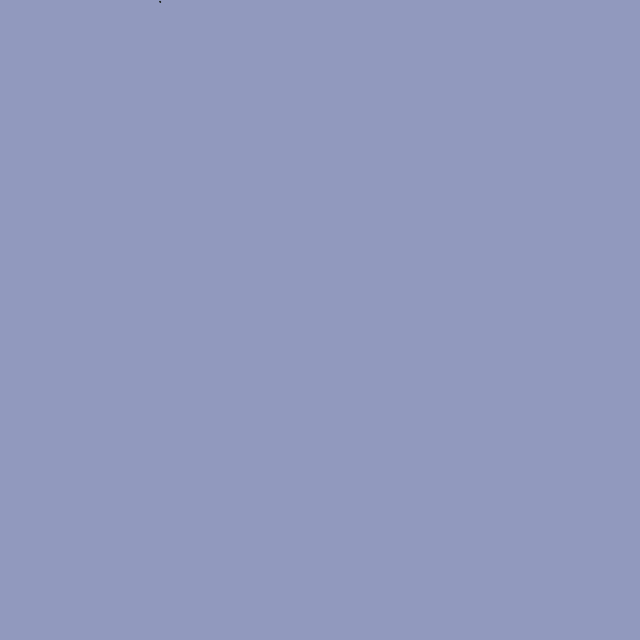
Frame 1 (no input)
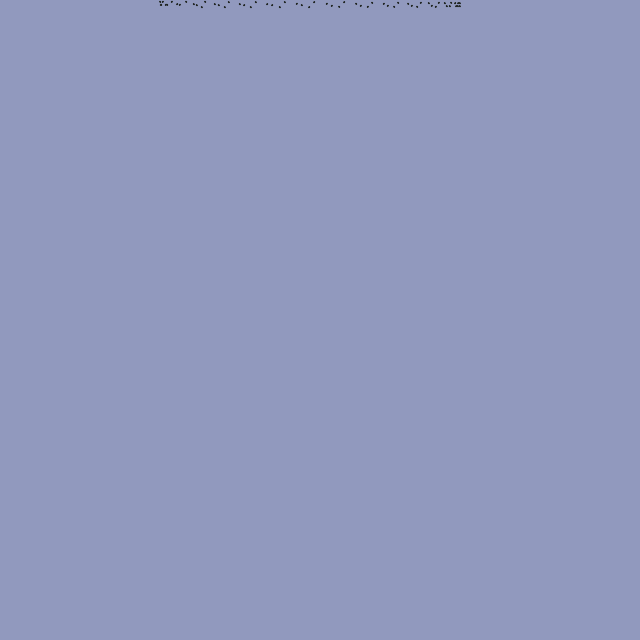
Frame 60 (the mouse pressed at the canvas centre just before this capture)
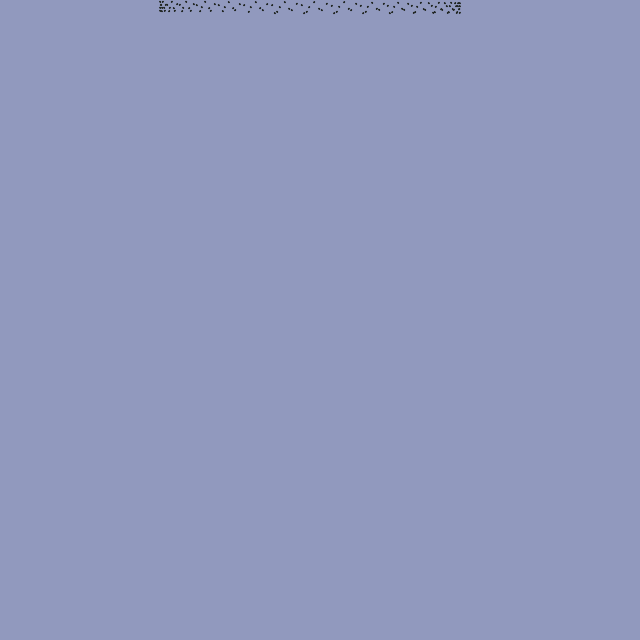
Frame 120 (the mouse held since frame 60 and released just before this capture)

The Processing sketch that drew these frames (run headless with seeded random() and noise(); from frame 60 on, the mouse is pressed at the canvas centre):

// Processing sketch: build
// ── build.pde
// inspired by this great tutorial:
// https://www.youtube.com/watch?v=znOBmOrtz_M

float a = 100;
float b = 2;
float c = 100;
float d = 2;
float t = PI/2;
float j = 3;
float k = 3;

float r = 300;

float a_vel = 0.1;
// float a_acc = 0.0001;


void setup() {
	size(640,640);
	background(#9199be);
}

void draw() {
	stroke(#212624);

	translate(width/2, height/2); // move to center of the window!

	float x = r*pow(cos(t),2)-width/4;
	float y = t-height/2;
	
	ellipse(x, y, 1, 1);
	

	t += a_vel;
	// a_vel += a_acc;
	// a_vel = constrain(a_vel, 0, 0.1);

	}
